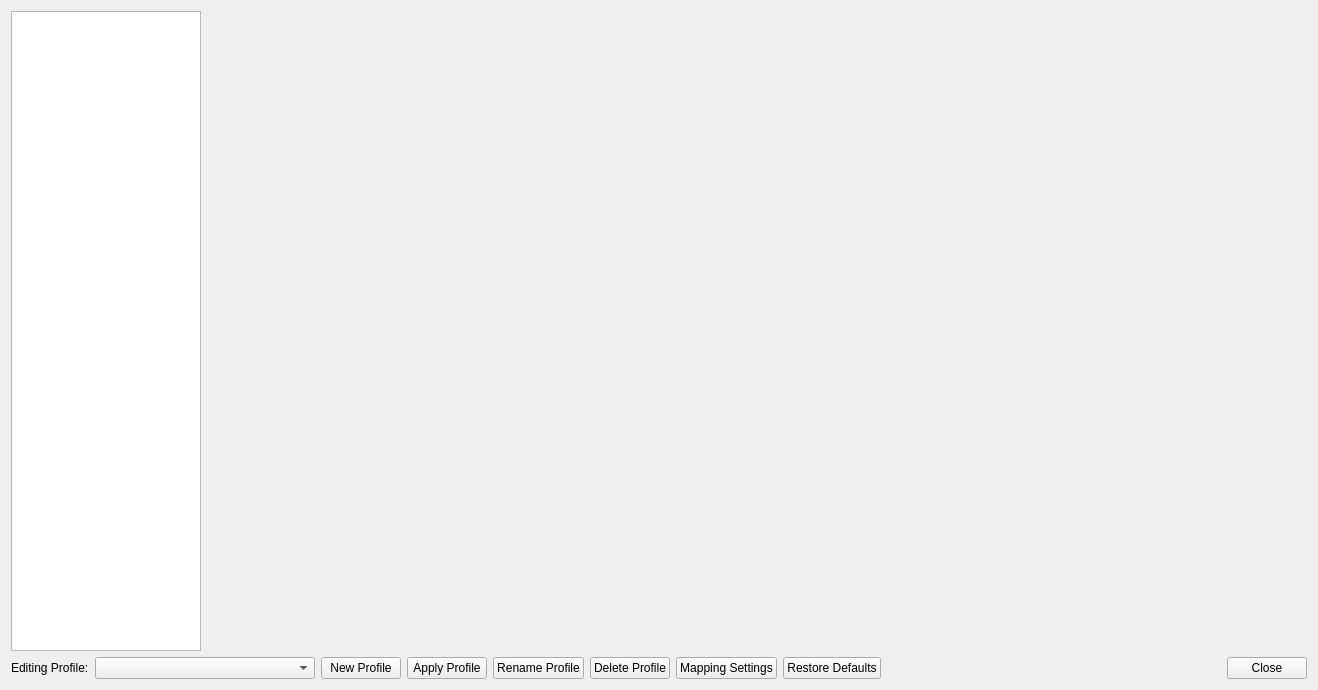
<?xml version="1.0" encoding="UTF-8"?>
<ui version="4.0">
 <class>ControllerSettingsWindow</class>
 <widget class="QWidget" name="ControllerSettingsWindow">
  <property name="geometry">
   <rect>
    <x>0</x>
    <y>0</y>
    <width>1318</width>
    <height>690</height>
   </rect>
  </property>
  <property name="sizePolicy">
   <sizepolicy hsizetype="Expanding" vsizetype="Expanding">
    <horstretch>0</horstretch>
    <verstretch>0</verstretch>
   </sizepolicy>
  </property>
  <property name="windowTitle">
   <string>PenguinScreen2 Controller Settings</string>
  </property>
  <property name="windowIcon">
   <iconset>
    <normalon>:/icons/AppIcon64.png</normalon>
   </iconset>
  </property>
  <layout class="QGridLayout" name="gridLayout">
   <item row="0" column="0">
    <widget class="QListWidget" name="settingsCategory">
     <property name="sizePolicy">
      <sizepolicy hsizetype="Expanding" vsizetype="Expanding">
       <horstretch>0</horstretch>
       <verstretch>0</verstretch>
      </sizepolicy>
     </property>
     <property name="minimumSize">
      <size>
       <width>180</width>
       <height>0</height>
      </size>
     </property>
     <property name="maximumSize">
      <size>
       <width>200</width>
       <height>16777215</height>
      </size>
     </property>
     <property name="iconSize">
      <size>
       <width>32</width>
       <height>32</height>
      </size>
     </property>
     <property name="wordWrap">
      <bool>true</bool>
     </property>
    </widget>
   </item>
   <item row="0" column="1">
    <widget class="QStackedWidget" name="settingsContainer">
     <property name="minimumSize">
      <size>
       <width>1100</width>
       <height>620</height>
      </size>
     </property>
    </widget>
   </item>
   <item row="1" column="0" colspan="2">
    <layout class="QHBoxLayout" name="profileLayout">
     <item>
      <layout class="QHBoxLayout" name="horizontalLayout">
       <item>
        <widget class="QLabel" name="profileLabel">
         <property name="text">
          <string>Editing Profile:</string>
         </property>
        </widget>
       </item>
       <item>
        <widget class="QComboBox" name="currentProfile">
         <property name="sizePolicy">
          <sizepolicy hsizetype="Fixed" vsizetype="Fixed">
           <horstretch>0</horstretch>
           <verstretch>0</verstretch>
          </sizepolicy>
         </property>
         <property name="minimumSize">
          <size>
           <width>220</width>
           <height>0</height>
          </size>
         </property>
        </widget>
       </item>
       <item>
        <widget class="QPushButton" name="newProfile">
         <property name="text">
          <string>New Profile</string>
         </property>
         <property name="icon">
          <iconset theme="plus-line"/>
         </property>
        </widget>
       </item>
       <item>
        <widget class="QPushButton" name="applyProfile">
         <property name="text">
          <string>Apply Profile</string>
         </property>
         <property name="icon">
          <iconset theme="folder-open-line"/>
         </property>
        </widget>
       </item>
       <item>
        <widget class="QPushButton" name="renameProfile">
         <property name="text">
          <string>Rename Profile</string>
         </property>
         <property name="icon">
          <iconset theme="pencil-line"/>
         </property>
        </widget>
       </item>
       <item>
        <widget class="QPushButton" name="deleteProfile">
         <property name="text">
          <string>Delete Profile</string>
         </property>
         <property name="icon">
          <iconset theme="minus-line"/>
         </property>
        </widget>
       </item>
       <item>
        <widget class="QPushButton" name="mappingSettings">
         <property name="text">
          <string>Mapping Settings</string>
         </property>
         <property name="icon">
          <iconset theme="settings-3-line"/>
         </property>
        </widget>
       </item>
       <item>
        <widget class="QPushButton" name="restoreDefaults">
         <property name="text">
          <string>Restore Defaults</string>
         </property>
         <property name="icon">
          <iconset theme="restart-line"/>
         </property>
        </widget>
       </item>
      </layout>
     </item>
     <item>
      <widget class="QDialogButtonBox" name="buttonBox">
       <property name="standardButtons">
        <set>QDialogButtonBox::StandardButton::Close</set>
       </property>
      </widget>
     </item>
    </layout>
   </item>
  </layout>
 </widget>
 <resources>
  <include location="../resources/resources.qrc"/>
 </resources>
 <connections/>
</ui>
